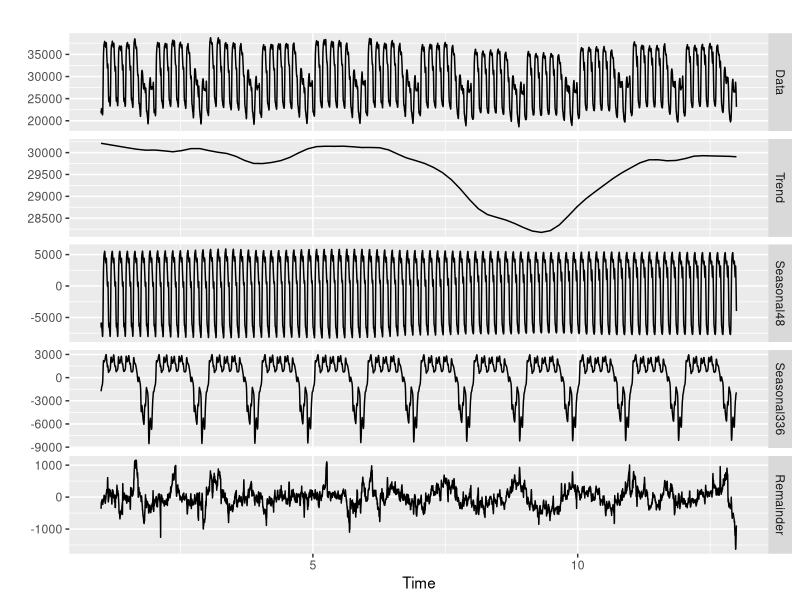
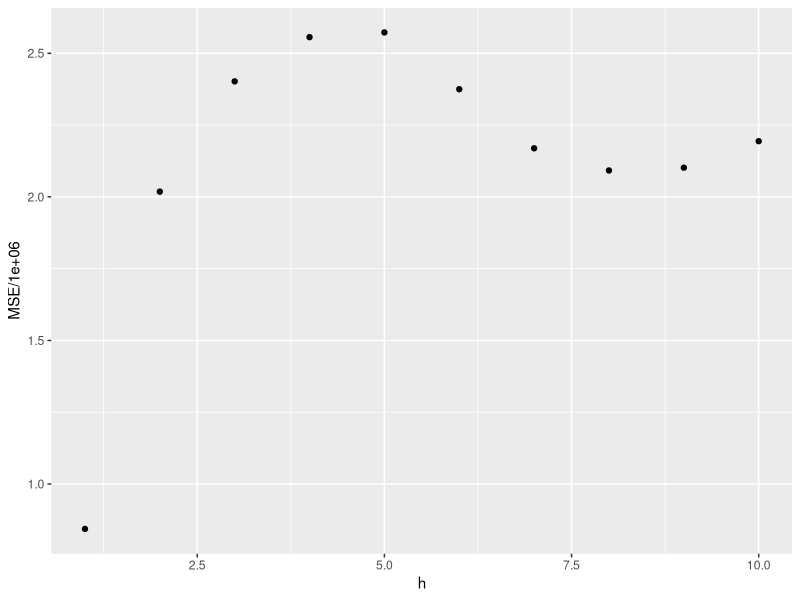

These charts were generated, in order, by the following R code:
## ---- chunk 1
knitr::opts_chunk$set(echo = TRUE, cache=TRUE)
## ---- chunk 2
library(forecast)
library(ggplot2)
mstl(taylor) %>% autoplot(facet=TRUE)
## ---- chunk 3
#Fit an AR(2) model to each rolling origin subset
far2 <- function(x, h){forecast(Arima(x, order=c(2,0,0)), h=h)}
e <- tsCV(lynx, far2, h=10)
# Compute the MSE values and remove missing values
mse <- colMeans(e^2, na.rm = T)
# Plot the MSE values against the forecast horizon
data.frame(h = 1:10, MSE = mse) %>%
  ggplot(aes(x = h, y = MSE/1e6)) + geom_point()
